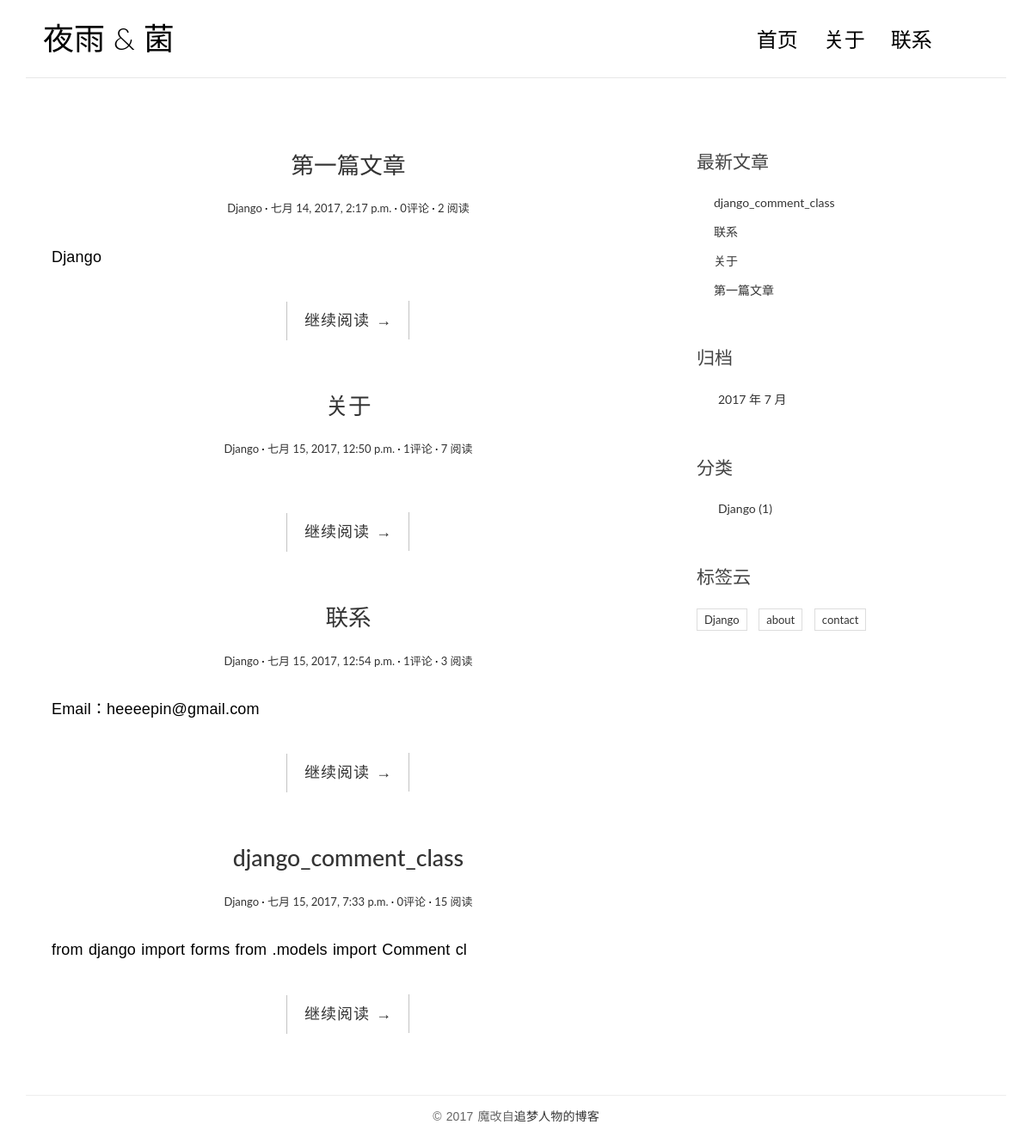
The page / on the database its author committed.
### blog/models.py (models this page shows, shortened)
class Post(models.Model):
    title = models.CharField(max_length=70)
    body = models.TextField()
    created_time = models.DateTimeField()
    modified_time = models.DateTimeField()
    excerpt = models.CharField(max_length=200, blank=True)
    category = models.ForeignKey(Category)
    tags = models.ManyToManyField(Tag, blank=True)
    author = models.ForeignKey(User)
    views = models.PositiveIntegerField(default=0)
    def get_absolute_url(self):
        return reverse('blog:detail', kwargs={'pk': self.pk})

class Category(models.Model):
    name = models.CharField(max_length=100)

class Tag(models.Model):
    name = models.CharField(max_length=100)
    def __str__(self):
        return self.name

### blog/views.py (the view)
# urls.py: url(r'^$',views.IndexView.as_view(),name='index'),
class IndexView(ListView):
    model = Post
    template_name = 'blog/index.html'
    context_object_name = 'post_list'
    paginate_by = 5

### blog/templatetags/blog_tags.py (called while the page is built)
@register.simple_tag
def get_recent_posts(num=5):
    return Post.objects.all().order_by('-created_time')[:num]

@register.simple_tag
def archives():
    return Post.objects.dates('created_time', 'month', order='DESC')

@register.simple_tag
def categories():
    return Category.objects.all()

@register.simple_tag
def tags():
    return Tag.objects.all()

### templates/blog/index.html (shortened to what this page needs)
{% extends 'base.html' %}
{% block main %}
{% for post in post_list %}
<article class="post post-1">
    <header class="entry-header">
        <h1 class="entry-title">
            <a href="{{ post.get_absolute_url }}">{{ post.title }}</a>
        </h1>
        <div class="entry-meta">
            <span class="post-category"><a href="#">{{ post.category.name }}</a></span>
            <span class="post-date"><a href="#"><time class="entry-date"
                                                      datetime="{{ p.created_time }}">{{ post.created_time }}</time></a></span>
            <span class="comments-link"><a href="{% url 'blog:detail' post.pk %}#comment-area">{{ post.comment_set.count}}评论</a></span>
            <span class="views-count"><a href="#">{{ post.views }} 阅读</a></span>
        </div>
    </header>
    <div class="entry-content clearfix">
        <p>{{ post.excerpt }}</p>
        <div class="read-more cl-effect-14">
            <a href="{{ post.get_absolute_url }}" class="more-link">继续阅读 <span class="meta-nav">→</span></a>
        </div>
    </div>
</article>
{% empty %}
  <div class="no-post">暂时还没有发布的文章！</div>
{% endfor %}
{% endblock main %}

### templates/base.html (shortened to what this page needs)
{% load staticfiles %}
{% load blog_tags %}
<!DOCTYPE html>
<html>
<head>
    <link rel="stylesheet" href="{% static 'blog/css/bootstrap.min.css' %}">
    <link rel="stylesheet" href="http://code.ionicframework.com/ionicons/2.0.1/css/ionicons.min.css">
    <link rel="stylesheet" href="{% static 'blog/css/pace.css' %}">
    <link rel="stylesheet" href="{% static 'blog/css/custom.css' %}">
    <link rel="stylesheet" href="{% static 'blog/css/highlights/github.css' %}">
</head>
<body>
<div class="container">
    <header id="site-header">
        <div class="row">
            <div class="col-md-4 col-sm-5 col-xs-8">
                <div class="logo">
                    <h1><a href="{% url 'blog:index' %}"><b>夜雨</b> &amp; 菌</a></h1>
                </div>
            </div>
            <div class="col-md-8 col-sm-7 col-xs-4">
                <nav class="main-nav" role="navigation">
                    <div class="collapse navbar-collapse" id="bs-example-navbar-collapse-1">
                        <ul class="nav navbar-nav navbar-right">
                            <li class="cl-effect-11"><a href="{% url 'blog:index' %}" data-hover="首页">首页</a></li>
                            <li class="cl-effect-11"><a href="/post/3/" data-hover="关于">关于</a></li>
                            <li class="cl-effect-11"><a href="/post/6/" data-hover="联系">联系</a></li>
                        </ul>
                    </div>
                </nav>
            </div>
        </div>
    </header>
</div>
<div class="content-body">
    <div class="container">
        <div class="row">
            <main class="col-md-8">
{% block main %}
            </main>
            <aside class="col-md-4">
              <div class="widget widget-recent-posts">
              <h3 class="widget-title">最新文章</h3>
              {% get_recent_posts as recent_post_list %}
              <ul>
                {% for post in recent_post_list %}
                <li>
                  <a href="{{ post.get_absolute_url }}">{{ post.title }}</a>
                </li>
                {% empty %}
                暂无文章！
                {% endfor %}
              </ul>
              </div>
              <div class="widget widget-archives">
                <h3 class="widget-title">归档</h3>
                {% archives as date_list %}
                <ul>
                  {% for date in date_list %}
                  <li>
                    <a href="{% url 'blog:archives' date.year date.month %}">{{ date.year }} 年 {{ date.month }} 月</a>
                  </li>
                  {% empty %}
                  暂无归档！
                  {% endfor %}
                </ul>
              </div>
              <div class="widget widget-category">
                <h3 class="widget-title">分类</h3>
                {% categories as category_list %}
                <ul>
                  {% for category in category_list %}
                  <li>
                    <a href="{% url 'blog:category' category.name %}">{{ category.name }} <span class="post-count">(1)</span></a>
                  </li>
                  {% empty %}
                  暂无分类！
                  {% endfor %}
                </ul>
              </div>
              <div class="widget widget-tag-cloud">
                      <h3 class="widget-title">标签云</h3>
                        <ul>
                          {% tags as tag_list %}
                          {% for tag in tag_list %}
                          <li><a href="/tag/{{ tag.name }}/">{{ tag }}</a></li>
                          {% endfor %}
                        </ul>
              </div>
            </aside>
        </div>
    </div>
</div>
<footer id="site-footer">
    <div class="container">
        <div class="row">
            <div class="col-md-12">
                <p class="copyright">&copy 2017  魔改自<a href="#" title="网页模板" >追梦人物的博客</a>
                </p>
            </div>
        </div>
    </div>
</footer>
</body>
</html>

### blog/static/blog/css/custom.css (style rules this page uses)
* { outline: none; }
h1, h2, h3, h4, h5, h6 { margin-top: 0; }
b { font-weight: 400; }
a { color: #333; }
body { color: #444; font-family: 'Lato', sans-serif; }
p { font-family: 'Ubuntu', sans-serif; font-weight: 400; word-spacing: 1px; letter-spacing: 0.01em; }
#site-header { background-color: #FFF; padding: 25px 20px; margin-bottom: 40px; border-bottom: 1px solid #e7e7e7; }
.logo h1 a { color: #000; }
.logo h1 { margin: 0; font-family: 'Lato', sans-serif; font-weight: 300; }
.main-nav { margin-top: 11px; max-width: 95%; }
.main-nav a { color: #000000 !important; padding: 0 0 5px 0 !important; margin-right: 30px; font-family: 'Lato', sans-serif; font-weight: 300; font-size: 24px; }
.cl-effect-11 a { padding: 10px 0; color: #0972b4; text-shadow: none; }
.cl-effect-11 a::before { position: absolute; top: 0; left: 0; overflow: hidden; padding: 0 0 5px 0 !important; max-width: 0; border-bottom: 1px solid #000; color: #000; content: attr(data-hover); white-space: nowrap; -webkit-transition: max-width 0.5s; -moz-transition: max-width 0.5s; transition: max-width 0.5s; }
.content-body { padding-bottom: 4em; }
.post { background: #fff; padding: 30px 30px 0; }
.entry-title { text-align: center; font-size: 1.9em; margin-bottom: 20px; line-height: 1.6; padding: 10px 20px 0; }
.entry-meta { text-align: center; color: #DDDDDD; font-size: 13px; margin-bottom: 30px; }
.entry-content { font-size: 18px; line-height: 1.9; font-weight: 300; color: #000; }
.post-category::after, .post-date::after, .post-author::after, .comments-link::after { content: ' ·'; color: #000; }
.read-more { font-family: 'Ubuntu', sans-serif; font-weight: 400; word-spacing: 1px; letter-spacing: 0.01em; text-align: center; margin-top: 20px; }
.cl-effect-14 a { padding: 0 20px; height: 45px; line-height: 45px; position: relative; display: inline-block; margin: 15px 25px; letter-spacing: 1px; font-weight: 400; text-shadow: 0 0 1px rgba(255, 255, 255, 0.3); }
.cl-effect-14 a::before, .cl-effect-14 a::after { position: absolute; width: 45px; height: 1px; background: #C3C3C3; content: ''; -webkit-transition: all 0.3s; -moz-transition: all 0.3s; transition: all 0.3s; pointer-events: none; }
.cl-effect-14 a::before { top: 0; left: 0; -webkit-transform: rotate(90deg); -moz-transform: rotate(90deg); transform: rotate(90deg); -webkit-transform-origin: 0 0; -moz-transform-origin: 0 0; transform-origin: 0 0; }
.cl-effect-14 a::after { right: 0; bottom: 0; -webkit-transform: rotate(90deg); -moz-transform: rotate(90deg); transform: rotate(90deg); -webkit-transform-origin: 100% 0; -moz-transform-origin: 100% 0; transform-origin: 100% 0; }
.widget { background: #fff; padding: 30px 0 0; }
.widget-title { font-size: 1.5em; margin-bottom: 20px; line-height: 1.6; padding: 10px 0 0; font-weight: 400; }
.widget-recent-posts ul { padding: 0; margin: 0; padding-left: 20px; }
.widget-recent-posts ul li { list-style-type: none; position: relative; line-height: 170%; margin-bottom: 10px; }
.widget-recent-posts ul li::before { content: '\f3d3'; font-family: "Ionicons"; position: absolute; left: -17px; top: 3px; font-size: 16px; color: #000; }
.widget-archives ul { padding: 0; margin: 0; padding-left: 25px; }
.widget-archives ul li { list-style-type: none; position: relative; line-height: 170%; margin-bottom: 10px; }
.widget-archives ul li::before { content: '\f3f3'; font-family: "Ionicons"; position: absolute; left: -25px; top: 1px; font-size: 16px; color: #000; }
.widget-category ul { padding: 0; margin: 0; padding-left: 25px; }
.widget-category ul li { list-style-type: none; position: relative; line-height: 170%; margin-bottom: 10px; }
.widget-category ul li::before { content: '\f3fe'; font-family: "Ionicons"; position: absolute; left: -25px; top: 1px; font-size: 18px; color: #000; }
.widget-tag-cloud ul { padding: 0; margin: 0; margin-right: -10px; }
.widget-tag-cloud ul li { list-style-type: none; font-size: 13px; display: inline-block; margin-right: 10px; margin-bottom: 10px; padding: 3px 8px; border: 1px solid #ddd; }
#site-footer { padding-top: 10px; padding: 0 0 1.5em 0; }
.copyright { text-align: center; padding-top: 1em; margin: 0; border-top: 1px solid #eee; color: #666; }

### rows shown on the page
Post: title "第一篇文章", category.name "Django", created_time "七月 14, 2017, 2:17 p.m.", comment_set.count "0", views "2", excerpt "Django"
Post: title "关于", category.name "Django", created_time "七月 15, 2017, 12:50 p.m.", comment_set.count "1", views "7"
Post: title "联系", category.name "Django", created_time "七月 15, 2017, 12:54 p.m.", comment_set.count "1", views "3", excerpt "Email：heeeepin@gmail.com"
Post: title "django_comment_class", category.name "Django", created_time "七月 15, 2017, 7:33 p.m.", comment_set.count "0", views "15", excerpt "from django import forms from .models import Comment cl"
Category: name "Django"
Tag: name "Django"
Tag: name "about"
Tag: name "contact"

### other values the page prints
{{ date.year }} "2017"
{{ date.month }} "7"
